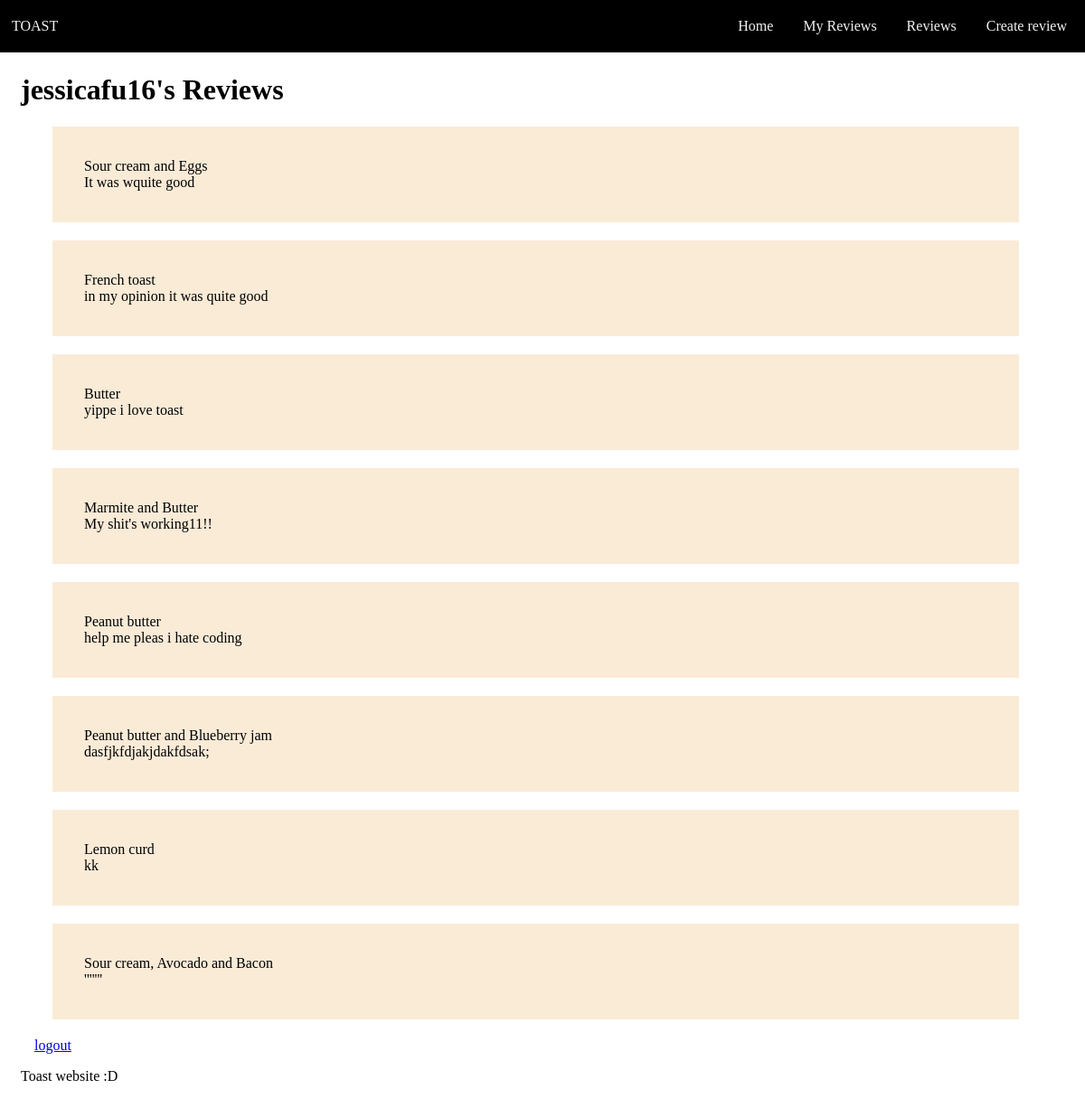
Screenshot of /my_reviews (signed in) with the database file from the repository.
### tables this page shows
CREATE TABLE Reviews (id INTEGER PRIMARY KEY AUTOINCREMENT, user_id INTEGER REFERENCES Users (id), review TEXT NOT NULL, toast_id);

CREATE TABLE Toast (id INTEGER PRIMARY KEY AUTOINCREMENT, description TEXT NOT NULL);

### routes.py (the view)
@app.route('/my_reviews')
def user_reviews():
    if 'username' not in session or session['username'] is None:
        return redirect(url_for('signup'))
    else:
        query = "SELECT t.description, r.review, t.id FROM reviews AS r JOIN Users as u ON r.user_id = u.id join Toast AS t ON t.id = r.toast_id WHERE username = ?"
        username = session["username"]
        reviews = sql_queries(query, 1, (username, ))
        return render_template('my_reviews.html', reviews=reviews, username=username)

### routes.py (called while the page is built)
def sql_queries(query, option, data=None):
    connection = sqlite3.connect('toast.db')
    cursor = connection.cursor()
    if data:
        cursor.execute(query, data)
    else:
        cursor.execute(query)
    if option == 0:
        result = cursor.fetchone()
        return result
    elif option == 1:
        result = cursor.fetchall()
        return result
    else:
        connection.commit()
    connection.close()

### templates/my_reviews.html
{% extends 'layout.html' %}
{% block h1 -%}{{ username }}'s Reviews{%- endblock %}
    {% block main -%}
    <div class="gridContainer">
        {% for review in reviews %}
        <div class="gridItem">
            {{ review[0] }}
            <br>
            {{ review[1] }}
            <br>
            <a class="my_reviews_buttons" href="/delete_reviews">delete</a><a class="my_reviews_buttons" href="/update_reviews">update</a>
        </div>
        {% endfor %}
        <a href="/logout">logout</a>
    </div>
    {%- endblock %}

### static/style.css (style rules this page uses)
body { word-wrap: break-word; padding:15px; }
div { background-color: #000000; padding-right: 94.7%; position: fixed; top: 0; left: 0; right: 0; width: 100%; z-index: 100; }
div.gridContainer { z-index:0; background-color:transparent; padding-right:15px; position:relative; top:auto; left:auto; right:auto; width:auto; margin:15px; }
.gridItem { z-index:0; background-color:antiquewhite; margin:20px; position: relative; top: auto; left:auto; right:auto; width:auto; padding:35px; }
.my_reviews_buttons { padding-left:10px; float:right; color:transparent; }

### rows the page displays
Reviews: description "Sour cream and Eggs", review "It was wquite good"
Reviews: description "French toast", review "in my opinion it was quite good"
Reviews: description "Butter", review "yippe i love toast"
Reviews: description "Marmite and Butter", review "My shit's working11!!"
Reviews: description "Peanut butter", review "help me pleas i hate coding"
Reviews: description "Peanut butter and Blueberry jam", review "dasfjkfdjakjdakfdsak;"
Reviews: description "Lemon curd", review "kk"
Reviews: description "Sour cream, Avocado and Bacon", review "'''''''"

### other values shown
{{ username }} "jessicafu16"
